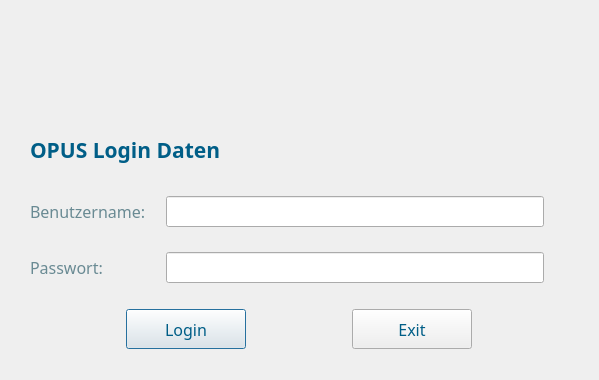
<?xml version="1.0" encoding="UTF-8"?>
<ui version="4.0">
 <class>Dialog</class>
 <widget class="QDialog" name="Dialog">
  <property name="enabled">
   <bool>true</bool>
  </property>
  <property name="geometry">
   <rect>
    <x>0</x>
    <y>0</y>
    <width>599</width>
    <height>380</height>
   </rect>
  </property>
  <property name="sizePolicy">
   <sizepolicy hsizetype="Fixed" vsizetype="Fixed">
    <horstretch>0</horstretch>
    <verstretch>0</verstretch>
   </sizepolicy>
  </property>
  <property name="minimumSize">
   <size>
    <width>599</width>
    <height>380</height>
   </size>
  </property>
  <property name="maximumSize">
   <size>
    <width>599</width>
    <height>380</height>
   </size>
  </property>
  <property name="font">
   <font>
    <family>Source Sans Pro</family>
    <pointsize>12</pointsize>
   </font>
  </property>
  <property name="windowTitle">
   <string>Login</string>
  </property>
  <property name="windowIcon">
   <iconset>
    <normaloff>PhydentLogo.jpg</normaloff>PhydentLogo.jpg</iconset>
  </property>
  <layout class="QVBoxLayout" name="verticalLayout">
   <property name="spacing">
    <number>7</number>
   </property>
   <property name="leftMargin">
    <number>30</number>
   </property>
   <property name="topMargin">
    <number>15</number>
   </property>
   <property name="rightMargin">
    <number>30</number>
   </property>
   <property name="bottomMargin">
    <number>10</number>
   </property>
   <item>
    <widget class="QLabel" name="LogoImage">
     <property name="minimumSize">
      <size>
       <width>500</width>
       <height>70</height>
      </size>
     </property>
     <property name="maximumSize">
      <size>
       <width>500</width>
       <height>70</height>
      </size>
     </property>
     <property name="font">
      <font>
       <family>Source Sans Pro</family>
       <pointsize>12</pointsize>
      </font>
     </property>
     <property name="text">
      <string/>
     </property>
     <property name="pixmap">
      <pixmap>phydent-logo-2x.png</pixmap>
     </property>
     <property name="scaledContents">
      <bool>false</bool>
     </property>
    </widget>
   </item>
   <item>
    <widget class="QLabel" name="label">
     <property name="maximumSize">
      <size>
       <width>16777215</width>
       <height>40</height>
      </size>
     </property>
     <property name="font">
      <font>
       <family>Source Sans Pro SemiBold</family>
       <pointsize>16</pointsize>
       <weight>75</weight>
       <bold>true</bold>
      </font>
     </property>
     <property name="text">
      <string>&lt;html&gt;&lt;head/&gt;&lt;body&gt;&lt;p&gt;&lt;span style=&quot; color:#005e87;&quot;&gt;OPUS Login Daten&lt;/span&gt;&lt;/p&gt;&lt;/body&gt;&lt;/html&gt;</string>
     </property>
    </widget>
   </item>
   <item>
    <layout class="QGridLayout" name="gridLayout">
     <property name="rightMargin">
      <number>25</number>
     </property>
     <property name="horizontalSpacing">
      <number>20</number>
     </property>
     <property name="verticalSpacing">
      <number>25</number>
     </property>
     <item row="1" column="0">
      <widget class="QLabel" name="passlabel">
       <property name="font">
        <font>
         <family>Source Sans Pro</family>
         <pointsize>12</pointsize>
        </font>
       </property>
       <property name="text">
        <string>&lt;html&gt;&lt;head/&gt;&lt;body&gt;&lt;p&gt;&lt;span style=&quot; color:#698a93;&quot;&gt;Passwort:&lt;/span&gt;&lt;/p&gt;&lt;/body&gt;&lt;/html&gt;</string>
       </property>
      </widget>
     </item>
     <item row="0" column="0">
      <widget class="QLabel" name="userlabel">
       <property name="font">
        <font>
         <family>Source Sans Pro</family>
         <pointsize>12</pointsize>
        </font>
       </property>
       <property name="text">
        <string>&lt;html&gt;&lt;head/&gt;&lt;body&gt;&lt;p&gt;&lt;span style=&quot; color:#698a93;&quot;&gt;Benutzername:&lt;/span&gt;&lt;/p&gt;&lt;/body&gt;&lt;/html&gt;</string>
       </property>
      </widget>
     </item>
     <item row="0" column="1">
      <widget class="QLineEdit" name="userinput">
       <property name="minimumSize">
        <size>
         <width>0</width>
         <height>30</height>
        </size>
       </property>
       <property name="font">
        <font>
         <family>Source Sans Pro</family>
         <pointsize>12</pointsize>
        </font>
       </property>
      </widget>
     </item>
     <item row="1" column="1">
      <widget class="QLineEdit" name="passinpu">
       <property name="minimumSize">
        <size>
         <width>0</width>
         <height>30</height>
        </size>
       </property>
       <property name="font">
        <font>
         <family>Source Sans Pro</family>
         <pointsize>12</pointsize>
        </font>
       </property>
      </widget>
     </item>
    </layout>
   </item>
   <item>
    <layout class="QHBoxLayout" name="horizontalLayout">
     <property name="spacing">
      <number>30</number>
     </property>
     <property name="sizeConstraint">
      <enum>QLayout::SetFixedSize</enum>
     </property>
     <property name="leftMargin">
      <number>20</number>
     </property>
     <property name="rightMargin">
      <number>20</number>
     </property>
     <item>
      <widget class="QPushButton" name="loginbutton">
       <property name="minimumSize">
        <size>
         <width>30</width>
         <height>30</height>
        </size>
       </property>
       <property name="maximumSize">
        <size>
         <width>120</width>
         <height>40</height>
        </size>
       </property>
       <property name="font">
        <font>
         <family>Source Sans Pro</family>
         <pointsize>12</pointsize>
         <weight>50</weight>
         <bold>false</bold>
        </font>
       </property>
       <property name="styleSheet">
        <string notr="true">color: rgb(0, 94, 135);</string>
       </property>
       <property name="text">
        <string>Login</string>
       </property>
      </widget>
     </item>
     <item>
      <widget class="QPushButton" name="exitbutton">
       <property name="minimumSize">
        <size>
         <width>0</width>
         <height>40</height>
        </size>
       </property>
       <property name="maximumSize">
        <size>
         <width>120</width>
         <height>40</height>
        </size>
       </property>
       <property name="font">
        <font>
         <family>Source Sans Pro</family>
         <pointsize>12</pointsize>
         <weight>50</weight>
         <bold>false</bold>
        </font>
       </property>
       <property name="styleSheet">
        <string notr="true">color: rgb(0, 94, 135);</string>
       </property>
       <property name="text">
        <string>Exit</string>
       </property>
      </widget>
     </item>
    </layout>
   </item>
  </layout>
 </widget>
 <resources/>
 <connections/>
</ui>
